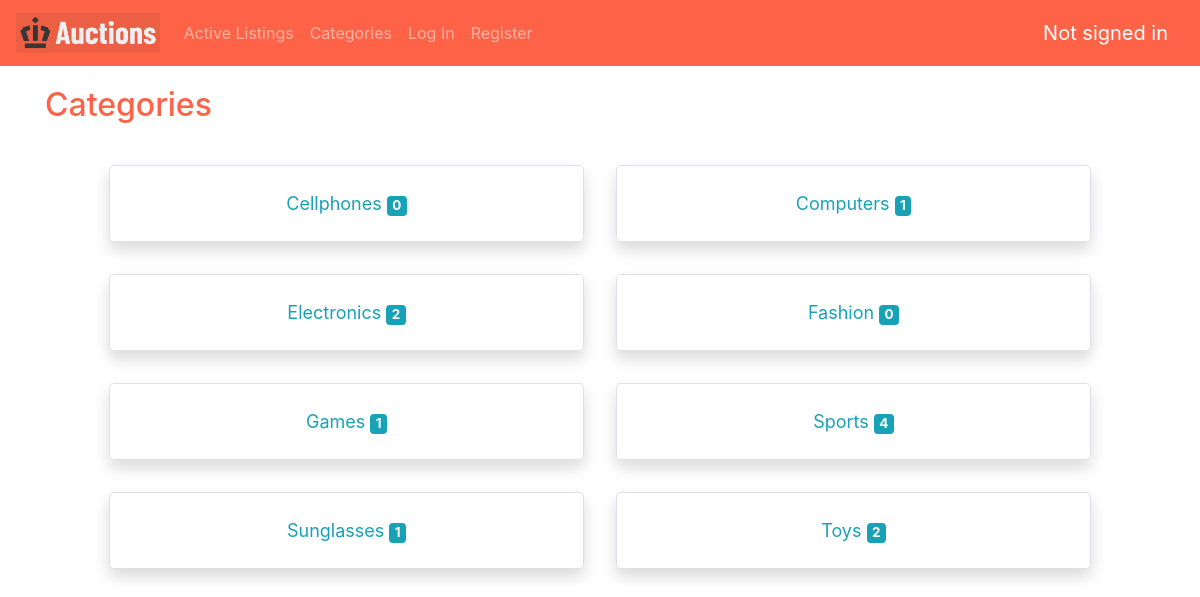
The page /categories on the database its author committed.
### auctions/models.py (models this page shows, shortened)
class Category(models.Model):
    catname = models.CharField(max_length=64)

### auctions/views.py (the view)
# urls.py: path("categories", views.categories, name="categories"),
def categories(request):
    user = request.user
    watchlist = WatchList.objects.filter(user_id=user.id)
    watchlist_len = len(watchlist)
    categories = Category.objects.all().order_by('catname')
    catcounts = []
    for category in categories:
        catcounts.append(len(Listing.objects.filter(category=category, active=True)))
    categories_w_counts = []
    for i in range(len(categories)):
        categories_w_counts.append({"id": categories[i].id, "catname": categories[i].catname,
                                    "catcount": catcounts[i]} )
    categories = categories_w_counts
    return render(request, "auctions/categories.html", {
        "categories": categories,
        "watchlist_len": watchlist_len,
    })

### auctions/templates/auctions/categories.html (shortened to what this page needs)
{% extends "auctions/layout.html" %}
{% block body %}
    <div class="container" >
        <h2 style="color: tomato; margin-bottom: 25px;">Categories</h2>
        <div class="row justify-content-center text-center">
            {% for category in categories %}
                <div class="col-lg-5 border rounded-lg shadow m-3 p-4">
                    <a href="{% url 'category' category.id %}" class="text-info stretched-link" style="font-size: large;">{{ category.catname }} <span class="badge badge-info">{{ category.catcount }}</span></a>
                </div>
            {% endfor %}
        </div>
    </div>
{% endblock %}

### auctions/templates/auctions/layout.html (shortened to what this page needs)
{% load static %}
<!DOCTYPE html>
<html lang="en">
    <head>
        <link rel="stylesheet" href="https://stackpath.bootstrapcdn.com/bootstrap/4.4.1/css/bootstrap.min.css">
        <link href="{% static 'auctions/styles.css' %}" rel="stylesheet">
    </head>
    <body>
        <nav class="navbar sticky-top navbar-expand-lg navbar-dark"; style="background-color:tomato;">
            <a class="navbar-brand" href="{% url 'index' %}"><img src="{% static 'auctions/auctions.png' %}" alt="logo" height="40"></a>
            <div class="collapse navbar-collapse" id="navbarSupportedContent">
                <ul class="navbar-nav mr-auto">
                    <li class="nav-item">
                        <a class="nav-link" href="{% url 'index' %}">Active Listings</a>
                    </li>
                    <li class="nav-item">
                        <a class="nav-link" href="{% url 'categories' %}">Categories</a>
                    </li>
                    {% if user.is_authenticated %}
                        <li class="nav-item">
                            <a class="nav-link" href="{% url 'add' user.id %}">Create Listing</a>
                        </li>
                        <li class="nav-item">
                            <a class="nav-link" href="{% url 'mylistings' user.id %}">My Listings</a>
                        </li>
                        <li class="nav-item">
                            <a class="nav-link" href="{% url 'watchlist' user.id %}">Watchlist <span class="badge badge-info">{{ watchlist_len }}</span></a>
                        </li>
                        <li class="nav-item">
                            <a class="nav-link" href="{% url 'logout' %}">Log Out</a>
                        </li>
                    {% else %}
                        <li class="nav-item">
                            <a class="nav-link" href="{% url 'login' %}">Log In</a>
                        </li>
                        <li class="nav-item">
                            <a class="nav-link" href="{% url 'register' %}">Register</a>
                        </li>
                    {% endif %}
                </ul>
                <span class="navbar-brand">
                    {% if user.is_authenticated %}
                        Signed in as <strong>{{ user }}</strong>
                    {% else %}
                        Not signed in
                    {% endif %}
                </span>
            </div>
        </nav>
        <div id="body_block" class="container-fluid">
            {% block body %}
            {% endblock %}
        </div>
    </body>
</html>

### auctions/static/auctions/styles.css (style rules this page uses)
body { padding: 0px; }
#body_block { padding-top: 20px; }

### rows shown on the page
Category: catname "Cellphones"
Category: catname "Computers"
Category: catname "Electronics"
Category: catname "Fashion"
Category: catname "Games"
Category: catname "Sports"
Category: catname "Sunglasses"
Category: catname "Toys"

### other values the page prints
{{ category.catcount }} "0" "1" "2" "0" "1" "4" "1" "2"
